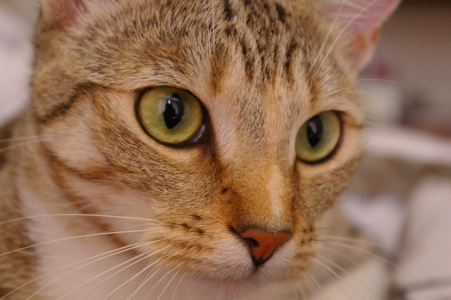
#> input picture skimage.data.chelsea(), 451 x 300 px
$ python computation_with_numpy_and_n_dimensional_arrays.py
#> lines starting #> are read from the running program, lines starting #| are printed output that depends on the picture
# -*- coding: utf-8 -*-
"""Computation_with_NumPy_and_N_Dimensional_Arrays.ipynb

Automatically generated by Colab.

Original file is located at
    https://colab.research.google.com/drive/14Vg4Rd39fRaOarMkW2d_8OQLuumftAa9

# Introduction

In this notebook we'll learn how to use NumPy to work with numerical data.

<img src="https://i.imgur.com/dZ1XE9o.png" width=400>

# Import Statements
"""

import numpy as np

import matplotlib.pyplot as plt
from scipy import misc # contains an image of a racoon!
from PIL import Image # for reading image files

"""# Understanding NumPy's ndarray

NumPy's most amazing feature is the **powerful** ndarray.

<img src="https://i.imgur.com/1IUqnxX.png" width=200>

#### 1-Dimensional Arrays (Vectors)
"""

my_array = np.array([1.1, 9.2, 8.1, 4.7])
my_array.shape

my_array[2]
my_array.ndim

"""#### 2-Dimensional Arrays (Matrices)"""

array_2d = np.array([[1, 2, 3, 9],
                     [5, 6, 7, 8]])

print(f'array_2d has {array_2d.ndim} dimensions')
print(f'Its shape is {array_2d.shape}')
print(f'It has {array_2d.shape[0]} rows and {array_2d.shape[1]} columns')
print(array_2d)
array_2d[1,2]
array_2d[0, :] #whole row

"""#### N-Dimensional Arrays (Tensors)

**Challenge**:
* How many dimensions does the array below have?
* What is its shape (i.e., how many elements are along each axis)?
* Try to access the value `18` in the last line of code.
* Try to retrieve a 1 dimensional vector with the values `[97, 0, 27, 18]`
* Try to retrieve a (3,2) matrix with the values `[[ 0,  4], [ 7,  5], [ 5, 97]]`

*Hint*: You can use the `:` operator just as with Python Lists.
"""

mystery_array = np.array([[[0, 1, 2, 3],
                           [4, 5, 6, 7]],

                         [[7, 86, 6, 98],
                          [5, 1, 0, 4]],

                          [[5, 36, 32, 48],
                           [97, 0, 27, 18]]])

# Note all the square brackets!

mystery_array.ndim

mystery_array.shape

mystery_array[2,1,3]

mystery_array[2,1]

mystery_array[:,:,0]

"""# NumPy Mini-Challenges

#### **Challenge 1**: Use [`.arange()`](https://numpy.org/devdocs/reference/generated/numpy.arange.html)to createa a vector `a` with values ranging from 10 to 29. You should get this:

`print(a)`

`[10 11 12 13 14 15 16 17 18 19 20 21 22 23 24 25 26 27 28 29]`
"""

a=np.arange(start=10, stop=30)
print(a)

"""#### **Challenge 2**: Use Python slicing techniques on `a` to:
* Create an array containing only the last 3 values of `a`
* Create a subset with only the 4th, 5th, and 6th values
* Create a subset of `a` containing all the values except for the first 12 (i.e., `[22, 23, 24, 25, 26, 27, 28, 29]`)
* Create a subset that only contains the even numbers (i.e, every second number)
"""

first_subset = a[-3:]
first_subset

second_subset = a[3:6]
second_subset

third_subset = a[12:]
third_subset

fourth_subset = np.array([i for i in a if i%2==0])
fourth_subset

"""#### **Challenge 3**:Reverse the order of the values in `a`, so that the first element comes last:

`[29, 28, 27, 26, 25, 24, 23, 22, 21, 20, 19, 18, 17, 16, 15, 14, 13,
       12, 11, 10]`


If you need a hint, you can check out this part of the [NumPy beginner's guide](
https://numpy.org/devdocs/user/absolute_beginners.html#how-to-reverse-an-array)
"""

z=np.flip(a)
z

"""#### **Challenge 4**: Print out all the indices of the non-zero elements in this array: [6,0,9,0,0,5,0]"""

test = np.array([6,0,9,0,0,5,0])
print([i for i, x in enumerate(test) if x != 0])
np.nonzero(test)

"""#### **Challenge 5**: Use NumPy to generate a 3x3x3 array with random numbers

Hint: Use the [`.random()` function](https://numpy.org/doc/stable/reference/random/index.html?highlight=random#module-numpy.random)
"""

rng = np.random.default_rng()
arr1 = rng.random((3, 3))
arr1

"""#### **Challenge 6**: Use [`.linspace()`](https://numpy.org/doc/stable/reference/generated/numpy.linspace.html) to create a vector `x` of size 9 with values spaced out evenly between 0 to 100 (both included)."""

x = np.linspace(start=0, stop=100, num = 9)
x

"""#### **Challenge 7**: Use [`.linspace()`](https://numpy.org/doc/stable/reference/generated/numpy.linspace.html) to create another vector `y` of size 9 with values between -3 to 3 (both included). Then plot `x` and `y` on a line chart using Matplotlib."""

y = np.linspace(start=-3, stop=3, num=9)
y
plt.plot(x, y)
plt.show

"""#### **Challenge 8**: Use NumPy to generate an array called `noise` with shape 128x128x3 that has random values. Then use Matplotlib's [`.imshow()`](https://matplotlib.org/3.1.1/api/_as_gen/matplotlib.pyplot.imshow.html) to display the array as an image."""

#noise = np.random.random((128, 128, 3))
noise = np.random.randint(0, 255, (128, 128, 3))
plt.imshow(noise)

"""# Linear Algebra with Vectors"""

v1 = np.array([4, 5, 2, 7])
v2 = np.array([2, 1, 3, 3])

# Python Lists vs ndarrays
list1 = [4, 5, 2, 7]
list2 = [2, 1, 3, 3]

v1+v2
v1*v2

list1+list2
#list1*list2

"""# Broadcasting and Scalars

"""

array_2d = np.array([[1, 2, 3, 4],
                     [5, 6, 7, 8]])

array_2d+10

array_2d*7

"""# Matrix Multiplication with @ and .matmul()

<img src=https://i.imgur.com/LCdhmi8.png width=350>
"""

a1 = np.array([[1, 3],
               [0, 1],
               [6, 2],
               [9, 7]])

b1 = np.array([[4, 1, 3],
               [5, 8, 5]])

print(f'{a1.shape}: a has {a1.shape[0]} rows and {a1.shape[1]} columns.')
print(f'{b1.shape}: b has {b1.shape[0]} rows and {b1.shape[1]} columns.')
print('Dimensions of result: (4x2)*(2x3)=(4x3)')

"""**Challenge**: Let's multiply `a1` with `b1`. Looking at the wikipedia example above, work out the values for c12 and c33 on paper. Then use the [`.matmul()`](https://numpy.org/doc/stable/reference/generated/numpy.matmul.html) function or the `@` operator to check your work."""

res = np.matmul(a1, b1)
res

a1@b1

"""# Manipulating Images as ndarrays

"""

from skimage import data
img = data.chelsea()
#> img is the input picture: shape (300, 451, 3); mean R, G, B 147.7, 111.4, 86.8

plt.imshow(img)

"""**Challenge**: What is the data type of `img`? Also, what is the shape of `img` and how many dimensions does it have? What is the resolution of the image?"""

type(img)

img.shape

img[1,1,:]

"""**Challenge**: Convert the image to black and white. The values in our `img` range from 0 to 255.
* Divide all the values by 255 to convert them to sRGB, where all the values are between 0 and 1.
* Next, multiply the sRGB array by the `grey_vals` to convert the image to grey scale.
* Finally use Matplotlib's [`.imshow()`](https://matplotlib.org/3.1.1/api/_as_gen/matplotlib.pyplot.imshow.html) together with the colormap parameter set to gray `cmap=gray` to look at the results.
"""

grey_vals = np.array([0.2126, 0.7152, 0.0722])

sRGB_array=img/255
img_gray=sRGB_array@grey_vals
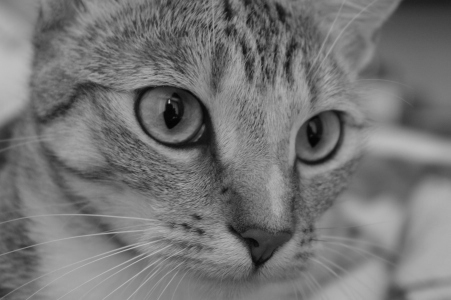
#> img_gray: shape (300, 451) float64; min 0.0151, max 0.756, mean 0.46

plt.imshow(img_gray, cmap="gray")

"""**Challenge**: Can you manipulate the images by doing some operations on the underlying ndarrays? See if you can change the values in the ndarray so that:

1) You flip the grayscale image upside down

<img src=https://i.imgur.com/r36CigD.png>

2) Rotate the colour image

<img src=https://i.imgur.com/IiNylco.png>

3) Invert (i.e., solarize) the colour image. To do this you need to converting all the pixels to their "opposite" value, so black (0) becomes white (255).

<img src=https://i.imgur.com/cfFbuex.png>

#### Challenge Solutions
"""

plt.imshow(np.flip(img_gray), cmap='gray')

plt.imshow(np.rot90(img))

solar = 255-img
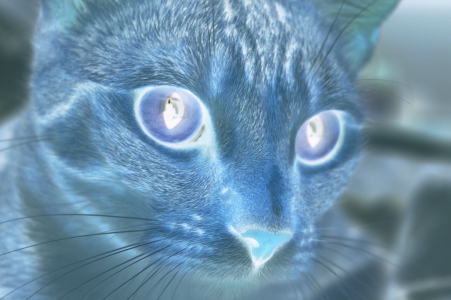
#> solar: shape (300, 451, 3); mean R, G, B 107.3, 143.6, 168.2
plt.imshow(solar)

"""# Use your Own Image!"""

file_name = 'yummy_macarons.jpg'

my_img=Image.open(file_name)
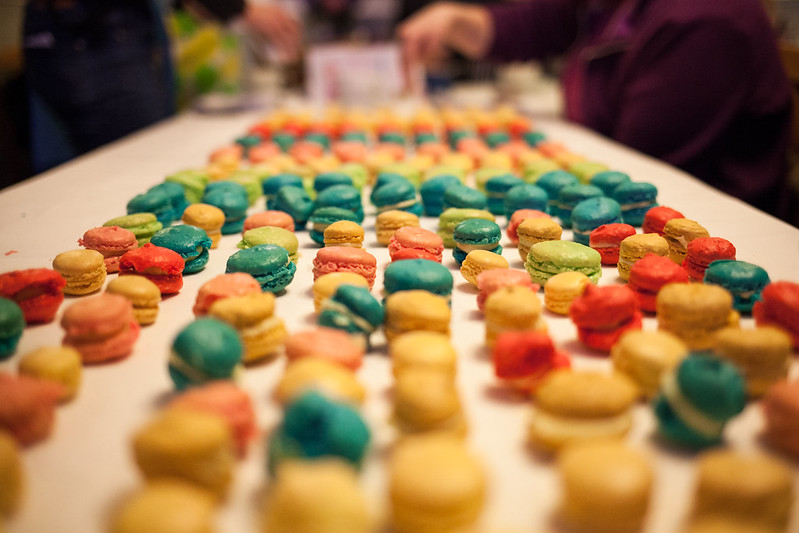
#> input picture Day 77/yummy_macarons.jpg, 799 x 533 px
#> my_img is the input picture: PIL image 799x533 RGB; mean R, G, B 156.7, 118.6, 78.2
img_array=np.array(my_img)

"""#### Use PIL to open"""

img_array.ndim

preimg=img_array/255
my_img_gray=preimg@grey_vals
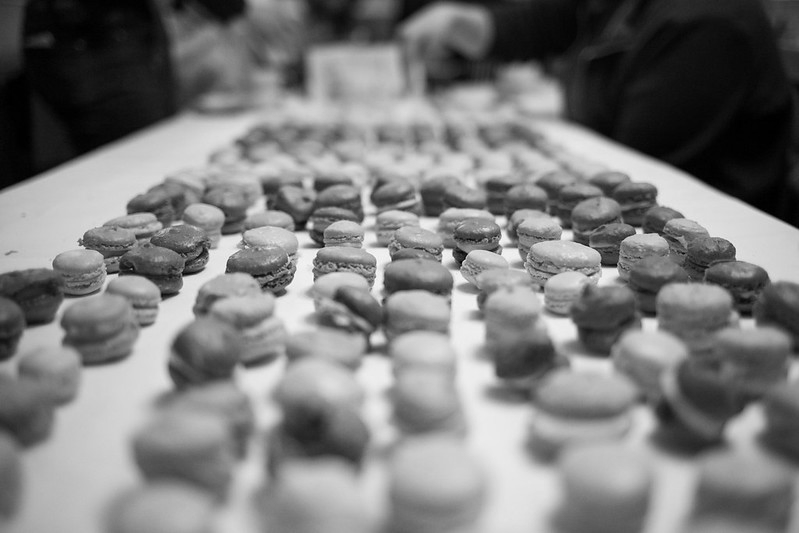
#> my_img_gray: shape (533, 799) float64; min 0, max 0.99, mean 0.485
plt.imshow(np.flip(np.rot90(my_img_gray)), cmap="gray")
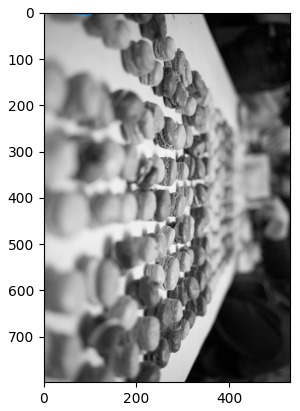
#> figure drawn by matplotlib, 1 panel
